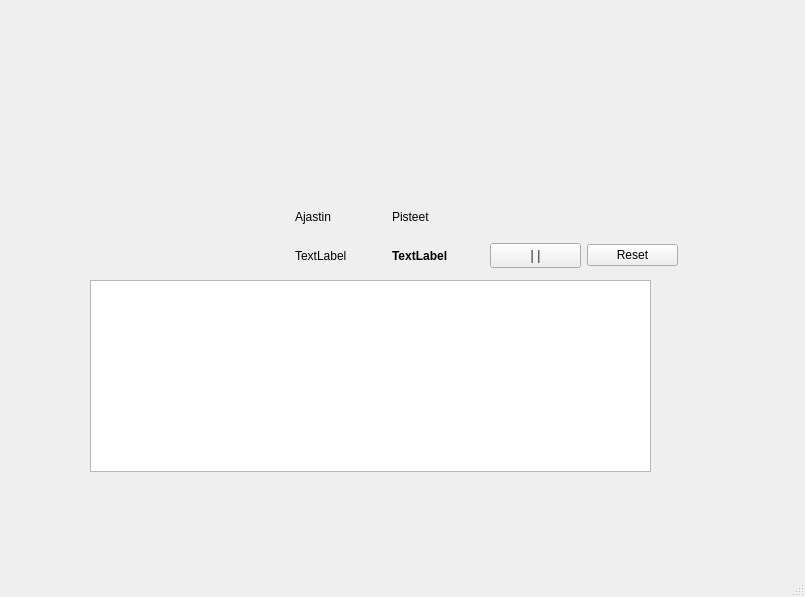
<?xml version="1.0" encoding="UTF-8"?>
<ui version="4.0">
 <class>MainWindow</class>
 <widget class="QMainWindow" name="MainWindow">
  <property name="geometry">
   <rect>
    <x>0</x>
    <y>0</y>
    <width>805</width>
    <height>597</height>
   </rect>
  </property>
  <property name="windowTitle">
   <string>MainWindow</string>
  </property>
  <widget class="QWidget" name="centralwidget">
   <widget class="QGraphicsView" name="graphicsView">
    <property name="geometry">
     <rect>
      <x>90</x>
      <y>280</y>
      <width>561</width>
      <height>192</height>
     </rect>
    </property>
   </widget>
   <widget class="QWidget" name="gridLayoutWidget">
    <property name="geometry">
     <rect>
      <x>295</x>
      <y>197</y>
      <width>383</width>
      <height>71</height>
     </rect>
    </property>
    <layout class="QGridLayout" name="gridLayout">
     <item row="0" column="2">
      <widget class="QLabel" name="label">
       <property name="font">
        <font>
         <family>Segoe UI</family>
        </font>
       </property>
       <property name="text">
        <string>Pisteet</string>
       </property>
      </widget>
     </item>
     <item row="1" column="2">
      <widget class="QLabel" name="points_label">
       <property name="font">
        <font>
         <bold>true</bold>
        </font>
       </property>
       <property name="text">
        <string>TextLabel</string>
       </property>
      </widget>
     </item>
     <item row="1" column="4">
      <widget class="QPushButton" name="reset_button">
       <property name="text">
        <string>Reset</string>
       </property>
      </widget>
     </item>
     <item row="1" column="1">
      <widget class="QLabel" name="time_label">
       <property name="text">
        <string>TextLabel</string>
       </property>
      </widget>
     </item>
     <item row="1" column="3">
      <widget class="QPushButton" name="pause_button">
       <property name="font">
        <font>
         <family>Montserrat Black</family>
        </font>
       </property>
       <property name="text">
        <string>||</string>
       </property>
      </widget>
     </item>
     <item row="0" column="1">
      <widget class="QLabel" name="label_2">
       <property name="text">
        <string>Ajastin</string>
       </property>
      </widget>
     </item>
    </layout>
   </widget>
  </widget>
  <widget class="QMenuBar" name="menubar">
   <property name="geometry">
    <rect>
     <x>0</x>
     <y>0</y>
     <width>805</width>
     <height>25</height>
    </rect>
   </property>
  </widget>
  <widget class="QStatusBar" name="statusbar"/>
 </widget>
 <resources/>
 <connections/>
</ui>
